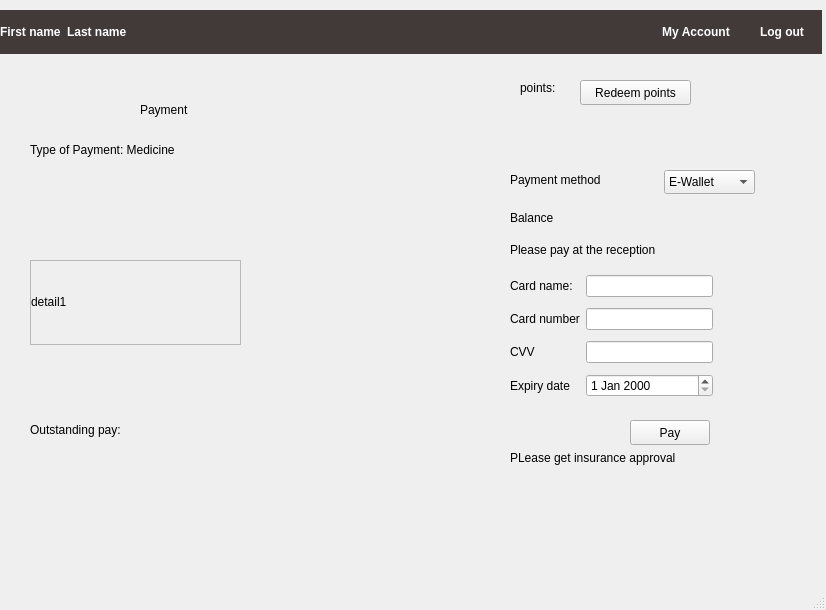
<?xml version="1.0" encoding="UTF-8"?>
<ui version="4.0">
 <class>MedPayment</class>
 <widget class="QMainWindow" name="MedPayment">
  <property name="geometry">
   <rect>
    <x>0</x>
    <y>0</y>
    <width>826</width>
    <height>610</height>
   </rect>
  </property>
  <property name="windowTitle">
   <string>MainWindow</string>
  </property>
  <widget class="QWidget" name="centralwidget">
   <widget class="QComboBox" name="comboBox">
    <property name="geometry">
     <rect>
      <x>664</x>
      <y>170</y>
      <width>91</width>
      <height>24</height>
     </rect>
    </property>
    <item>
     <property name="text">
      <string>E-Wallet</string>
     </property>
    </item>
    <item>
     <property name="text">
      <string>Insurance</string>
     </property>
    </item>
    <item>
     <property name="text">
      <string>Cash</string>
     </property>
    </item>
    <item>
     <property name="text">
      <string>Credit</string>
     </property>
    </item>
   </widget>
   <widget class="QLabel" name="label_5">
    <property name="geometry">
     <rect>
      <x>510</x>
      <y>170</y>
      <width>161</width>
      <height>20</height>
     </rect>
    </property>
    <property name="text">
     <string>Payment method</string>
    </property>
   </widget>
   <widget class="QLabel" name="label_6">
    <property name="geometry">
     <rect>
      <x>30</x>
      <y>420</y>
      <width>201</width>
      <height>20</height>
     </rect>
    </property>
    <property name="text">
     <string>Outstanding pay: </string>
    </property>
   </widget>
   <widget class="QLabel" name="label">
    <property name="geometry">
     <rect>
      <x>510</x>
      <y>450</y>
      <width>221</width>
      <height>16</height>
     </rect>
    </property>
    <property name="text">
     <string>PLease get insurance approval</string>
    </property>
   </widget>
   <widget class="QPushButton" name="pushButton">
    <property name="geometry">
     <rect>
      <x>580</x>
      <y>80</y>
      <width>111</width>
      <height>25</height>
     </rect>
    </property>
    <property name="text">
     <string>Redeem points</string>
    </property>
   </widget>
   <widget class="QWidget" name="gridLayoutWidget">
    <property name="geometry">
     <rect>
      <x>510</x>
      <y>270</y>
      <width>203</width>
      <height>136</height>
     </rect>
    </property>
    <layout class="QGridLayout" name="gridLayout_2">
     <item row="1" column="0">
      <widget class="QLabel" name="CardNumberLabel">
       <property name="text">
        <string>Card number</string>
       </property>
      </widget>
     </item>
     <item row="2" column="1">
      <widget class="QLineEdit" name="CVVTxbx"/>
     </item>
     <item row="0" column="0">
      <widget class="QLabel" name="CardNameLabel">
       <property name="text">
        <string>Card name:</string>
       </property>
      </widget>
     </item>
     <item row="1" column="1">
      <widget class="QLineEdit" name="CardNumberTxbx"/>
     </item>
     <item row="0" column="1">
      <widget class="QLineEdit" name="CardNameTxbx"/>
     </item>
     <item row="3" column="0">
      <widget class="QLabel" name="ExpiryDateLabel">
       <property name="text">
        <string>Expiry date</string>
       </property>
      </widget>
     </item>
     <item row="2" column="0">
      <widget class="QLabel" name="CVVlabel">
       <property name="text">
        <string>CVV</string>
       </property>
      </widget>
     </item>
     <item row="3" column="1">
      <widget class="QDateEdit" name="ExpDateEdit"/>
     </item>
    </layout>
   </widget>
   <widget class="QLabel" name="BalanceLabel">
    <property name="geometry">
     <rect>
      <x>510</x>
      <y>210</y>
      <width>71</width>
      <height>16</height>
     </rect>
    </property>
    <property name="text">
     <string>Balance</string>
    </property>
   </widget>
   <widget class="QScrollArea" name="scrollArea">
    <property name="geometry">
     <rect>
      <x>30</x>
      <y>260</y>
      <width>211</width>
      <height>85</height>
     </rect>
    </property>
    <property name="widgetResizable">
     <bool>true</bool>
    </property>
    <widget class="QWidget" name="scrollAreaWidgetContents">
     <property name="geometry">
      <rect>
       <x>0</x>
       <y>0</y>
       <width>209</width>
       <height>83</height>
      </rect>
     </property>
     <widget class="QLabel" name="Detail1Label">
      <property name="geometry">
       <rect>
        <x>0</x>
        <y>0</y>
        <width>201</width>
        <height>81</height>
       </rect>
      </property>
      <property name="text">
       <string>detail1</string>
      </property>
     </widget>
    </widget>
   </widget>
   <widget class="QLabel" name="label_7">
    <property name="geometry">
     <rect>
      <x>30</x>
      <y>140</y>
      <width>261</width>
      <height>20</height>
     </rect>
    </property>
    <property name="text">
     <string>Type of Payment: Medicine</string>
    </property>
   </widget>
   <widget class="QPushButton" name="PayButton">
    <property name="geometry">
     <rect>
      <x>630</x>
      <y>420</y>
      <width>80</width>
      <height>25</height>
     </rect>
    </property>
    <property name="text">
     <string>Pay</string>
    </property>
   </widget>
   <widget class="QLabel" name="label_13">
    <property name="geometry">
     <rect>
      <x>520</x>
      <y>80</y>
      <width>71</width>
      <height>16</height>
     </rect>
    </property>
    <property name="text">
     <string>points:</string>
    </property>
   </widget>
   <widget class="QWidget" name="widget" native="true">
    <property name="geometry">
     <rect>
      <x>0</x>
      <y>10</y>
      <width>822</width>
      <height>44</height>
     </rect>
    </property>
    <property name="styleSheet">
     <string notr="true">QWidget {background-color:rgb(66, 57, 57); color:rgb(255, 255, 255);
}
</string>
    </property>
    <layout class="QGridLayout" name="gridLayout_3">
     <item row="0" column="0">
      <layout class="QGridLayout" name="gridLayout">
       <item row="0" column="1">
        <widget class="QLabel" name="label_3">
         <property name="font">
          <font>
           <bold>true</bold>
          </font>
         </property>
         <property name="text">
          <string>Last name</string>
         </property>
        </widget>
       </item>
       <item row="0" column="4">
        <widget class="QPushButton" name="pushButton_5">
         <property name="font">
          <font>
           <bold>true</bold>
          </font>
         </property>
         <property name="cursor">
          <cursorShape>PointingHandCursor</cursorShape>
         </property>
         <property name="styleSheet">
          <string notr="true">QPushButton {color: white; border-radius: 6px;min-width: 80px;}</string>
         </property>
         <property name="text">
          <string>Log out</string>
         </property>
         <property name="default">
          <bool>false</bool>
         </property>
         <property name="flat">
          <bool>true</bool>
         </property>
        </widget>
       </item>
       <item row="0" column="2">
        <spacer name="horizontalSpacer">
         <property name="orientation">
          <enum>Qt::Horizontal</enum>
         </property>
         <property name="sizeHint" stdset="0">
          <size>
           <width>40</width>
           <height>20</height>
          </size>
         </property>
        </spacer>
       </item>
       <item row="0" column="0">
        <widget class="QLabel" name="label_2">
         <property name="font">
          <font>
           <bold>true</bold>
          </font>
         </property>
         <property name="text">
          <string>First name</string>
         </property>
        </widget>
       </item>
       <item row="0" column="3">
        <widget class="QPushButton" name="pushButton_4">
         <property name="font">
          <font>
           <bold>true</bold>
          </font>
         </property>
         <property name="cursor">
          <cursorShape>PointingHandCursor</cursorShape>
         </property>
         <property name="styleSheet">
          <string notr="true">QPushButton {color: white; border-radius: 6px;min-width: 80px;}</string>
         </property>
         <property name="text">
          <string>My Account</string>
         </property>
         <property name="default">
          <bool>false</bool>
         </property>
         <property name="flat">
          <bool>true</bool>
         </property>
        </widget>
       </item>
      </layout>
     </item>
    </layout>
   </widget>
   <widget class="QLabel" name="CashPromptLabel">
    <property name="geometry">
     <rect>
      <x>510</x>
      <y>240</y>
      <width>191</width>
      <height>20</height>
     </rect>
    </property>
    <property name="text">
     <string>Please pay at the reception</string>
    </property>
   </widget>
   <widget class="QLabel" name="label_4">
    <property name="geometry">
     <rect>
      <x>140</x>
      <y>100</y>
      <width>161</width>
      <height>20</height>
     </rect>
    </property>
    <property name="text">
     <string>Payment</string>
    </property>
   </widget>
  </widget>
  <widget class="QMenuBar" name="menubar">
   <property name="geometry">
    <rect>
     <x>0</x>
     <y>0</y>
     <width>826</width>
     <height>25</height>
    </rect>
   </property>
  </widget>
  <widget class="QStatusBar" name="statusbar"/>
 </widget>
 <resources/>
 <connections/>
</ui>
